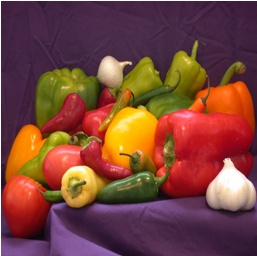
#> input picture Data/test.png, 257 x 256 px, found by its file name
$ python 2DLogarithmic.py
#> lines starting #> are read from the running program, lines starting #| are printed output that depends on the picture
import cv2
import numpy as np
import time
import math
from scipy.stats.stats import pearsonr,spearmanr


test_img_file = 'D:\Study\Python Codes\TemplateMatching\Data\\test.png'
ref_img_file = 'D:\Study\Python Codes\TemplateMatching\Data\\ref.jpg'


def generate_points_log(x,y,dx,dy):
    #print('Generate points around a center')
    points = []
    array_of_points = []
    points.append(x - dx)
    points.append(y - dy)
    #print(points)
    array_of_points.append(points)
    points = []
    points.append(x - dx)
    points.append(y)
    #print(points)
    array_of_points.append(points)
    points = []
    points.append(x - dx)
    points.append(y + dy)
    #print(points)
    array_of_points.append(points)
    points = []
    points.append(x)
    points.append(y - dy)
    #print(points)
    array_of_points.append(points)
    points = []
    points.append(x)
    points.append(y)
    #print(points)
    array_of_points.append(points)
    points = []
    points.append(x)
    points.append(y+dy)
    #print(points)
    array_of_points.append(points)
    points = []
    points.append(x+dx)
    points.append(y-dy)
    #print(points)
    array_of_points.append(points)
    points = []
    points.append(x+dx)
    points.append(y)
    #print(points)
    array_of_points.append(points)
    points = []
    points.append(x+dx)
    points.append(y+dy)
    #print(points)
    array_of_points.append(points)
    return array_of_points


def logarithmic_grayscale():
    global test_img_file, ref_img_file
    test_img = cv2.imread(test_img_file)
#> test_img is the input picture: shape (256, 257, 3); mean B, G, R 59, 67.9, 121.7
    test_img = cv2.cvtColor(test_img, cv2.COLOR_BGR2GRAY)
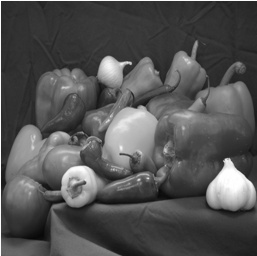
#> test_img: shape (256, 257); min 8, max 255, mean 83
    ref_img = cv2.imread(ref_img_file)
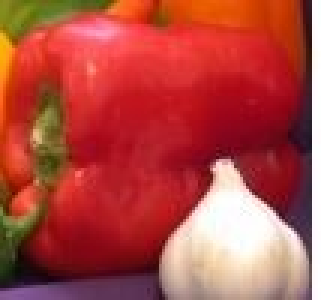
#> input picture Data/ref.jpg, 107 x 100 px, found by its file name (shown 3 times larger)
#> ref_img is the input picture: shape (100, 107, 3); mean B, G, R 66.4, 73.7, 177.2
    ref_img = cv2.cvtColor(ref_img, cv2.COLOR_BGR2GRAY)
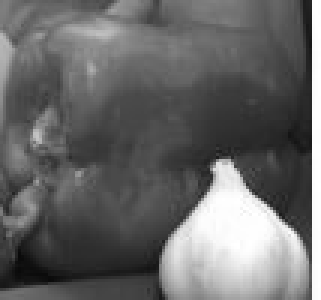
#> ref_img: shape (100, 107) (shown 3 times larger); min 10, max 255, mean 103.8
    copy_img = cv2.imread(test_img_file,cv2.IMREAD_COLOR)
    #print(copy_img)
    test_image_x = test_img.shape[0]
#> test_image_x = 256
    test_image_y = test_img.shape[1]
#> test_image_y = 257
    ref_img_x = ref_img.shape[0]
#> ref_img_x = 100
    ref_img_y = ref_img.shape[1]
#> ref_img_y = 107
    print(test_image_x,test_image_y,ref_img_x,ref_img_y)
#| 256 257 100 107
    window_x = test_image_x - ref_img_x
#> window_x = 156
    window_y = test_image_y - ref_img_y
#> window_y = 150
    print("window ",window_x,window_y)
#| window  156 150
    #p = min(int(window_x/2),int(window_y/2))
    px = int(window_x/2)
#> px = 78
    py = int(window_y/2)
#> py = 75
    kx = int(math.log(px,2))
#> kx = 6
    ky = int(math.log(py,2))
#> ky = 6
    dx = int(math.pow(2,kx-1))
#> dx = 32
    dy = int(math.pow(2,ky-1))
#> dy = 32
    #print(p)
    centre_x = int(test_image_x/2)
#> centre_x = 128
    centre_y = int(test_image_y/2)
#> centre_y = 128
    print("Initial centres ",centre_x,centre_y)
#| Initial centres  128 128
    xloc, yloc, dist_loc = 0, 0, 0
    min_dist, dist = 999999999, 0
    #ratio = 4
    while (dx >= 1 and dy >=1):
        array_of_points = generate_points_log(centre_x, centre_y, dx,dy)
        for points in array_of_points:
            x = points[0]
            y = points[1]
            if (x + ref_img_x > test_image_x or y + ref_img_y > test_image_y or x < 0 or y < 0):
                continue
            print("Point & Difference ",x, y, dx, dy)
            dist = 0
            for ti in range(ref_img_x):
                for tj in range(ref_img_y):
                    #if(x+ti >= test_image_x or y+tj >= test_image_y):
                    #     continue
                    aT = test_img[x + ti, y + tj]
                    tT = ref_img[ti, tj]
                    dist += (int(tT) - int(aT)) ** 2
                    #dist += int(aT) * int(tT)
            #print("dist : ", dist)
            if min_dist > dist:
                print("min dist : ", dist)
                min_dist = dist
                xloc = y
                yloc = x
                dist_loc = dist
                #cv2.rectangle(copy_img, (xloc, yloc), (xloc + ref_img_x, yloc + ref_img_y), (255, 0, 255), 1)
        #p = int( p / 2)
        dx = int(dx/2)
        dy = int(dy/2)
        centre_x = xloc
        centre_y = yloc
        print("New centre ",centre_x,centre_y)
#> after the loop, dist_loc = 39502264; min_dist = 39502264; xloc = 140; yloc = 104
        #ratio = ratio * 2
    print("XLOC, YLOC, dist", xloc, yloc, dist_loc)
#| XLOC, YLOC, dist 140 104 39502264
    cv2.rectangle(copy_img, (xloc, yloc), (xloc + ref_img_x, yloc + ref_img_y), (0, 0, 0), 2)
    cv2.arrowedLine(copy_img,(xloc-30,yloc+30),(xloc,yloc),(255,255,255),2)
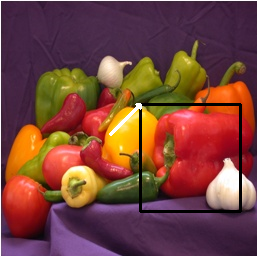
#> copy_img: shape (256, 257, 3); mean B, G, R 58.4, 66.4, 119
    cv2.imwrite('log_output_gray.png', copy_img)

# [47 lines left out: function logarithmic_rgb, not called in this run]


if __name__ == '__main__':
    time_start = time.clock()
    logarithmic_grayscale()
    #logarithmic_rgb(16)
    time_elapsed = (time.clock() - time_start)
    print("Total time taken ", time_elapsed)
